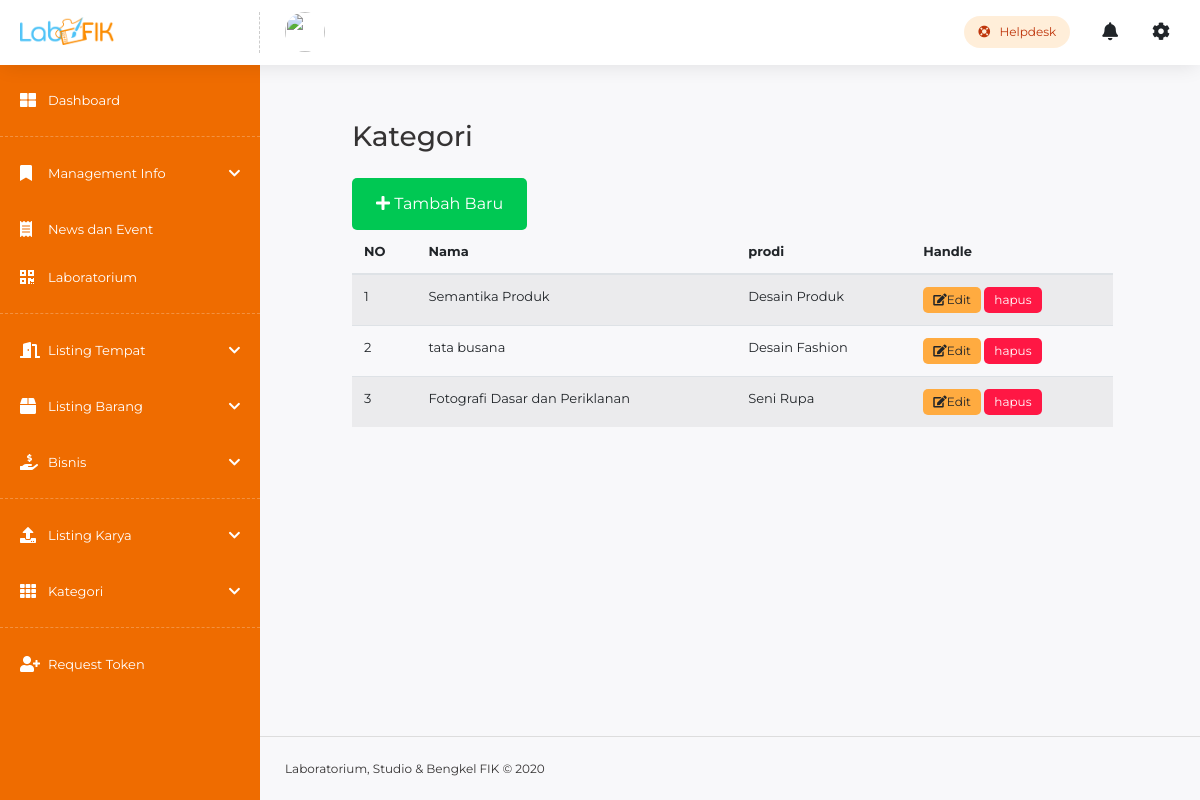
/index.php/sub_kategori, run on an earlier commit of the app's database.
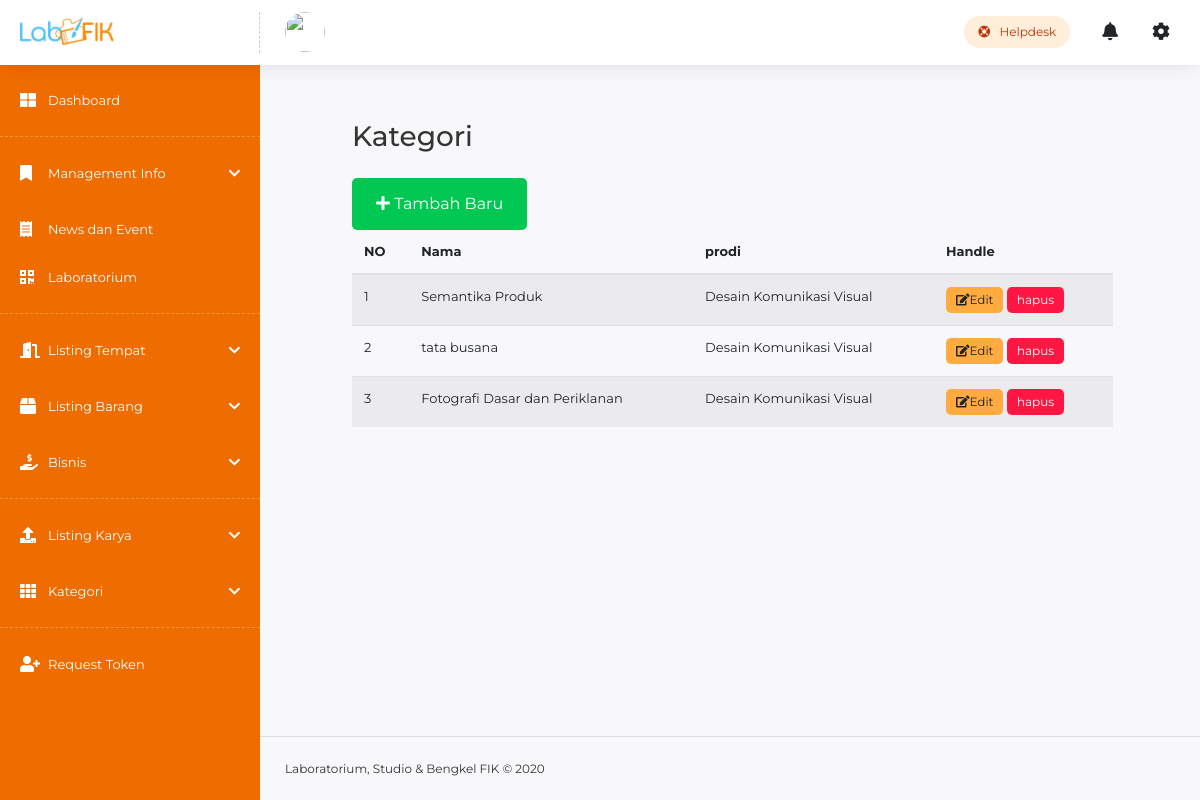
And on a later commit of the database.
### tables this page shows
CREATE TABLE `child_kategori` (
  `id_ck` int(11) NOT NULL,
  `id_kategori` int(11) NOT NULL,
  `nama_child` varchar(128) NOT NULL,
  `post_update` timestamp NOT NULL DEFAULT current_timestamp()
);

CREATE TABLE `kategori` (
  `id_kategori` int(11) NOT NULL,
  `nama_kategori` varchar(255) NOT NULL,
  `slug_kategori` varchar(255) NOT NULL,
  `urutan` int(11) DEFAULT NULL,
  `tanggal_update` timestamp NOT NULL DEFAULT current_timestamp()
);

### application/controllers/Sub_kategori.php (called while the page is built, shortened)
<?php
class Sub_kategori extends CI_Controller
{
    public function __construct()
    {
        $this->load->model('kategori_model');
        $this->load->library('form_validation');
    }
    public function index()
    {
        $kategori = $this->kategori_model->listing();
        $data = array(
            'title'     =>  'Kategori',
            'user'      =>  $this->db->get_where('user', ['username' => $this->session->userdata('username')])->row_array(),
            'kategori'  =>  $kategori
        );
        $this->load->view('templates/dashboard/headerAdmin', $data);
        $this->load->view('templates/dashboard/sidebarAdmin', $data);
        $this->load->view('sub_kategori/L_kategori', $data);
        $this->load->view('templates/dashboard/footer');
    }
}

### index.php (called while the page is built, shortened)
<?php
require_once BASEPATH.'core/CodeIgniter.php';

### application/models/Kategori_model.php (called while the page is built, shortened)
<?php
class Kategori_model extends CI_Model
{
    public function listing()
    {
        $this->db->select('child_kategori.*,
        kategori.nama_kategori');
        $this->db->from('child_kategori');
        $this->db->join('kategori', 'kategori.id_kategori = child_kategori.id_kategori', 'left');
        $this->db->group_by('child_kategori.id_ck');
        $this->db->order_by('id_ck', 'desc');
        $query = $this->db->get();
        return $query->result();
    }
}

### application/views/sub_kategori/L_kategori.php (the view)
<main class="akun-container">
    <div class="container-fluid">
        <div class="d-sm-flex align-items-center justify-content-between mb-4">
            <h1 class="h3 mb-0 text-gray-800"><?= $title ?></h1>
        </div>
        <p>
            <a href="<?= base_url('sub_kategori/tambah') ?>" class="btn btn-success btn-lg">
                <i class="fa fa-plus"></i> Tambah Baru
            </a>
        </p>
        <table class="table table-striped">
            <thead>
                <tr>
                    <th scope="col">NO</th>
                    <th scope="col">Nama</th>
                    <th scope="col">prodi</th>
                    <th scope="col">Handle</th>
                </tr>
            </thead>
            <tbody>
                <?php $no = 1;
                foreach ($kategori as $data) { ?>
                    <tr>
                        <td><?= $no ?></td>
                        <td><?= $data->nama_child ?></td>
                        <td><?= $data->nama_kategori ?></td>
                        <td>
                            <a href="<?= base_url('sub_kategori/edit/' . $data->id_ck); ?>" class="btn btn-warning btn-xs"><i class="fa fa-edit"></i>Edit</a>
                            <a href="<?= base_url('sub_kategori/delete/' . $data->id_ck); ?>" class="btn btn-danger btn-xs" onclick="return confirm('yakin ingin menghapus data ini?')"><i class="fa fa-trash-o"></i>hapus</a>
                        </td>
                    </tr>
                <?php $no++;
                } ?>
            </tbody>
        </table>
    </div>
</main>

What changed in the data, as far as the page shows it:
changed child_kategori "Semantika Produk": id_kategori.nama_kategori "Desain Produk" → "Desain Komunikasi Visual"
changed child_kategori "tata busana": id_kategori.nama_kategori "Desain Fashion" → "Desain Komunikasi Visual"
changed child_kategori "Fotografi Dasar dan Periklanan": id_kategori.nama_kategori "Seni Rupa" → "Desain Komunikasi Visual"
